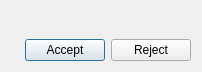
<?xml version="1.0" encoding="UTF-8"?>
<ui version="4.0">
 <class>InvitationDialog</class>
 <widget class="QDialog" name="InvitationDialog">
  <property name="geometry">
   <rect>
    <x>0</x>
    <y>0</y>
    <width>202</width>
    <height>72</height>
   </rect>
  </property>
  <property name="sizePolicy">
   <sizepolicy hsizetype="Fixed" vsizetype="Fixed">
    <horstretch>0</horstretch>
    <verstretch>0</verstretch>
   </sizepolicy>
  </property>
  <property name="windowTitle">
   <string>Gomoku Game Plugin - Invitation</string>
  </property>
  <layout class="QVBoxLayout" name="verticalLayout">
   <item>
    <widget class="QLabel" name="lb_text">
     <property name="text">
      <string/>
     </property>
    </widget>
   </item>
   <item>
    <layout class="QHBoxLayout" name="horizontalLayout">
     <item>
      <spacer name="horizontalSpacer">
       <property name="orientation">
        <enum>Qt::Horizontal</enum>
       </property>
       <property name="sizeHint" stdset="0">
        <size>
         <width>0</width>
         <height>20</height>
        </size>
       </property>
      </spacer>
     </item>
     <item>
      <widget class="QPushButton" name="pb_accept">
       <property name="text">
        <string>Accept</string>
       </property>
      </widget>
     </item>
     <item>
      <widget class="QPushButton" name="pb_reject">
       <property name="text">
        <string>Reject</string>
       </property>
      </widget>
     </item>
    </layout>
   </item>
  </layout>
 </widget>
 <resources/>
 <connections/>
</ui>
